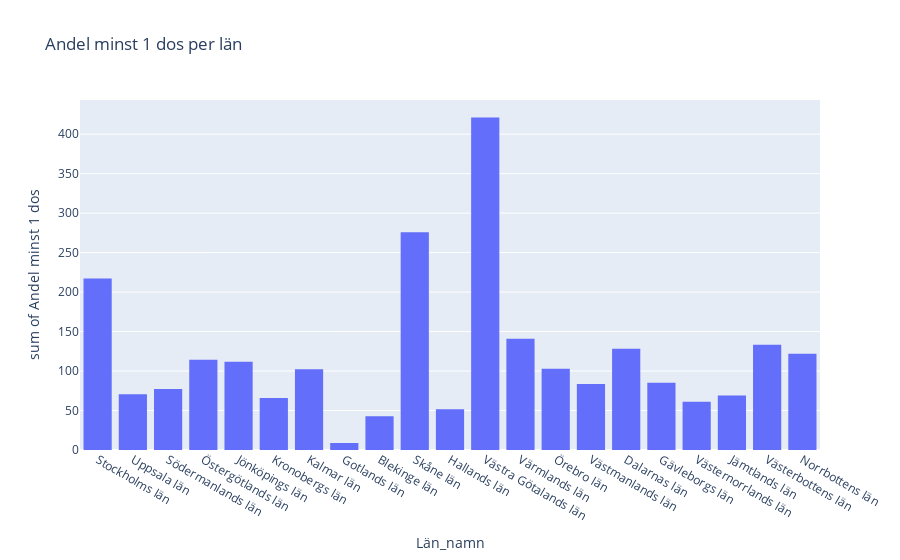

Source (notebook cell):
### Code cell
#f)

px.histogram(vaccinerade[["Andel minst 1 dos","Andel minst 2 doser","Andel 3 doser"]], barmode = 'group')


px.histogram(vaccinerade, y = "Andel minst 1 dos", x = "Län_namn",
             title='Andel minst 1 dos per')

### Figure 1 — Plotly figure (JSON) as saved in the notebook; plotly's stock layout.template omitted (floating-point values rounded to 4 significant figures; data arrays with more than 128 entries replaced by an {"elided": "..."} marker saying what was removed)
{"data": [{"alignmentgroup": "True", "bingroup": "x", "histfunc": "sum", "hovertemplate": "Län_namn=%{x}<br>sum of Andel minst 1 dos=%{y}<extra></extra>", "legendgroup": "", "marker": {"color": "#636efa", "pattern": {"shape": ""}}, "name": "", "offsetgroup": "", "orientation": "v", "showlegend": false, "type": "histogram", "x": {"elided": "2900 str values"}, "xaxis": "x", "y": {"elided": "2900 float values"}, "yaxis": "y"}], "layout": {"barmode": "relative", "legend": {"tracegroupgap": 0}, "title": {"text": "Andel minst 1 dos per län"}, "xaxis": {"anchor": "y", "domain": [0, 1], "title": {"text": "Län_namn"}}, "yaxis": {"anchor": "x", "domain": [0, 1], "title": {"text": "sum of Andel minst 1 dos"}}}}
